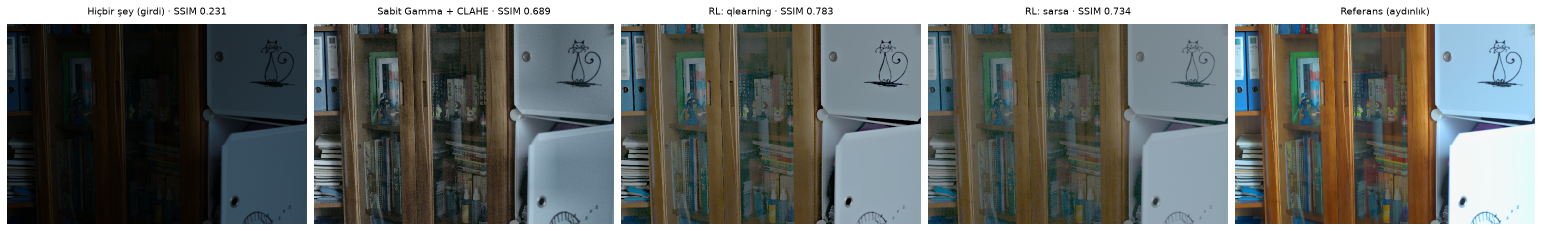
#> input picture results/tam/1.png, 3084 x 462 px, given as the content of the folder data/LOL/eval15/low, which was not available (shown at 1/2 size)
$ python evaluate.py
#> lines starting #> are read from the running program, lines starting #| are printed output that depends on the picture
### src/data.py
"""
LOL veri setini okur: data/LOL/our485/{low,high} (eğitim) ve data/LOL/eval15/{low,high} (test).

Hız için görüntüler küçültülür (varsayılan 128x128). boyut=0 verilirse görüntüler
ORİJİNAL çözünürlükte (LOL: 600x400) ve oranı bozulmadan okunur.
Eylemlerden biri gürültü azaltma olduğu için, istenirse karanlık görüntülerin bir
kısmına yapay gürültü eklenir.
"""
from pathlib import Path
import numpy as np
import cv2


def _oku(yol, boyut):
#> called with boyut = 128
    img = cv2.cvtColor(cv2.imread(str(yol)), cv2.COLOR_BGR2RGB)
    if boyut:                                   # 0 / None -> orijinal boyut
        img = cv2.resize(img, (boyut, boyut), interpolation=cv2.INTER_AREA)
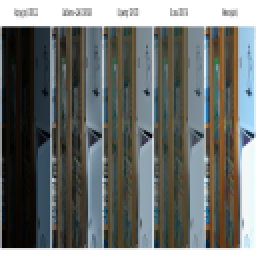
#> img: shape (128, 128, 3) (shown 2 times larger); mean R, G, B 108.5, 112.5, 109.7
    return img.astype(np.float32) / 255
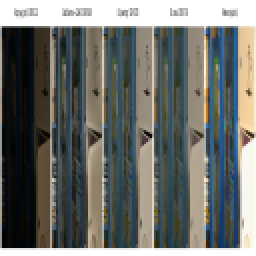
#> returned value: shape (128, 128, 3) float32 (shown 2 times larger); mean of channels 0, 1, 2 0.425, 0.441, 0.43; drawn as B, G, R


def lol_yukle(kok="data/LOL", bolum="our485", boyut=128, limit=None,
              gurultu_orani=0.5, gurultu_std=(0.01, 0.04), seed=0):
    kok = Path(kok) / bolum
    dosyalar = sorted((kok / "low").glob("*.png"))
    if not dosyalar:
        raise FileNotFoundError(f"{kok}/low içinde png bulunamadı. data/README.md'ye bak.")
    if limit:
        dosyalar = dosyalar[:limit]
    rng = np.random.default_rng(seed)
    ciftler = []
    for f in dosyalar:
        dusuk, ref = _oku(f, boyut), _oku(kok / "high" / f.name, boyut)
        if rng.random() < gurultu_orani:
            dusuk = np.clip(dusuk + rng.normal(0, rng.uniform(*gurultu_std), dusuk.shape), 0, 1)
        ciftler.append((dusuk.astype(np.float32), ref))
    return ciftler, [f.name for f in dosyalar]

### src/baselines.py
"""
Karşılaştırma yöntemleri. Hepsi aynı arayüz: f(dusuk, ref) -> (sonuc, eylem_listesi)
(ref sadece "aç gözlü kâhin"de kullanılır; o yöntem referansı gördüğü için HİLELİ bir üst sınırdır.)
"""
import numpy as np
import cv2
from .env import eylem_uygula, EYLEM_ADLARI, DUR, ssim


def hicbir_sey(dusuk, ref):
    return dusuk, []


def sabit_gamma_clahe(dusuk, ref):
    img = eylem_uygula(eylem_uygula(dusuk, 0), 2)
    return img, ["aydinlat", "clahe"]


def histogram_esitleme(dusuk, ref):
    u8 = (dusuk * 255).astype(np.uint8)
    ycc = cv2.cvtColor(u8, cv2.COLOR_RGB2YCrCb)
    ycc[:, :, 0] = cv2.equalizeHist(ycc[:, :, 0])
    return cv2.cvtColor(ycc, cv2.COLOR_YCrCb2RGB).astype(np.float32) / 255, ["HE"]


_RNG = np.random.default_rng(0)   # tek üreteç: her görüntüde farklı rastgele seçim


def rastgele(dusuk, ref, max_adim=5):
    rng = _RNG
    img, yol = dusuk, []
    for _ in range(max_adim):
        a = int(rng.integers(len(EYLEM_ADLARI)))
        yol.append(EYLEM_ADLARI[a])
        if a == DUR:
            break
        img = eylem_uygula(img, a)
    return img, yol


def acgozlu_kahin(dusuk, ref, max_adim=5):
    """Her adımda referansa bakıp SSIM'i en çok artıran eylemi seçer. Gerçekte yapılamaz (referans yok)."""
    img, yol, skor = dusuk, [], ssim(dusuk, ref)
    for _ in range(max_adim):
        adaylar = [(ssim(eylem_uygula(img, a), ref), a) for a in range(len(EYLEM_ADLARI)) if a != DUR]
        en_iyi, a = max(adaylar)
        if en_iyi <= skor:
            break
        img, skor = eylem_uygula(img, a), en_iyi
        yol.append(EYLEM_ADLARI[a])
    return img, yol


YONTEMLER = {
    "Hiçbir şey (girdi)": hicbir_sey,
    "Rastgele ajan": rastgele,
    "Histogram eşitleme": histogram_esitleme,
    "Sabit Gamma + CLAHE": sabit_gamma_clahe,
    "Aç gözlü kâhin (hileli üst sınır)": acgozlu_kahin,
}

### src/env.py
"""
Görüntü iyileştirme ortamı (environment).

Fikir: Ajan karanlık (ve bazen gürültülü) bir görüntüyle başlar. Her adımda
bir klasik filtre seçer. Görüntü aydınlık referansa ne kadar yaklaşırsa
(SSIM artışı) o kadar ödül alır. "Dur" dediğinde ya da adım sınırı dolunca
bölüm (episode) biter.

Tablo tabanlı RL için durum KESİKLİ olmalı: Görüntünün 3 özelliğini
(parlaklık, kontrast, gürültü) aralıklara bölüp tek bir durum numarasına
çeviriyoruz -> 5 x 4 x 3 = 60 durum.
"""
import numpy as np
import cv2
from skimage.metrics import structural_similarity, peak_signal_noise_ratio

# ---------------------------------------------------------------- eylemler
EYLEM_ADLARI = ["aydinlat", "karart", "clahe", "gurultu_azalt", "keskinlestir", "dur"]
DUR = EYLEM_ADLARI.index("dur")


# Filtrelerin piksel cinsinden ayarları 128 piksellik görüntüye göre seçildi.
# Daha büyük görüntüde aynı GÖRSEL etkiyi vermeleri için bu ayarlar
# görüntünün büyüklüğüyle orantılı büyütülür (128x128'de ölçek = 1, hiçbir şey değişmez).
TEMEL_BOYUT = 128


def _olcek(img):
    return max(img.shape[:2]) / TEMEL_BOYUT


def _gamma(img, g):
    # img: 0-1 arası float. g < 1 aydınlatır, g > 1 karartır.
    return np.clip(img, 0, 1) ** g


def _clahe(img):
    # Sadece parlaklık kanalına (Lab'deki L) CLAHE uygula, renkleri bozma.
    u8 = (np.clip(img, 0, 1) * 255).astype(np.uint8)
    lab = cv2.cvtColor(u8, cv2.COLOR_RGB2LAB)
    lab[:, :, 0] = cv2.createCLAHE(clipLimit=2.0, tileGridSize=(8, 8)).apply(lab[:, :, 0])
    return cv2.cvtColor(lab, cv2.COLOR_LAB2RGB).astype(np.float32) / 255


def _gurultu_azalt(img):
    # Bilateral filtre: kenarları koruyarak düzleştirir.
    o = _olcek(img)
    d = 2 * int(round(2 * o)) + 1                # 128'de 5 piksel, 600'de 19 piksel
    return cv2.bilateralFilter(img.astype(np.float32), d=d, sigmaColor=0.1, sigmaSpace=5 * o)


def _keskinlestir(img):
    # Unsharp mask: görüntü + 0.6 * (görüntü - bulanık hâli)
    bulanik = cv2.GaussianBlur(img, (0, 0), 1.5 * _olcek(img))
    return np.clip(img + 0.6 * (img - bulanik), 0, 1)


def eylem_uygula(img, a):
    if a == 0:
        return _gamma(img, 0.6)
    if a == 1:
        return _gamma(img, 1.25)
    if a == 2:
        return _clahe(img)
    if a == 3:
        return _gurultu_azalt(img)
    if a == 4:
        return _keskinlestir(img)
    return img  # dur


# ---------------------------------------------------------------- durum
PARLAKLIK_SINIRLARI = [0.10, 0.20, 0.35, 0.50]   # -> 5 aralık
KONTRAST_SINIRLARI = [0.05, 0.10, 0.20]          # -> 4 aralık
GURULTU_SINIRLARI = [0.015, 0.035]               # -> 3 aralık
DURUM_SAYISI = 5 * 4 * 3


# [26 lines left out: functions _ozellik_kopyasi, ozellikler, durum_no, not called in this run]


# ---------------------------------------------------------------- ortam
def ssim(a, b):
    return structural_similarity(a, b, channel_axis=2, data_range=1.0)


def psnr(a, b):
    return peak_signal_noise_ratio(b, a, data_range=1.0)


class GoruntuOrtami:
    """
    reset()  -> durum
    step(a)  -> (yeni_durum, odul, bitti)

    ciftler: [(karanlik, referans), ...] 0-1 arası float32 RGB görüntüler.
    """

    # [29 lines left out: functions __init__, reset, step, not called in this run]

### evaluate.py
"""
Test (LOL eval15) üzerinde değerlendirme.
Örnek:  python evaluate.py            (128x128, eğitimle aynı boyut)
        python evaluate.py --tam      (orijinal 600x400 çözünürlük)
Çıktı:  results/sonuclar[_tam].md (tablo), results/ornekler[_tam].png, results/q_tablosu_<ajan>.png
        --tam ile ayrıca: results/tam/<görüntü>.png (her test görüntüsü için piksel piksel karşılaştırma)

Ajan 128x128'de eğitilir; durum her zaman 128x128'lik bir kopyadan hesaplandığı için
aynı Q-tablosu tam çözünürlükte de kullanılabilir. Filtreler ise tam çözünürlüklü
görüntünün kendisine uygulanır.
"""
import argparse
from collections import Counter
from pathlib import Path
import numpy as np
import matplotlib
matplotlib.use("Agg")
import matplotlib.pyplot as plt

from src.data import lol_yukle
from src.env import GoruntuOrtami, EYLEM_ADLARI, DURUM_SAYISI, ssim, psnr
from src.agents import AJANLAR, TabloAjan
from src.baselines import YONTEMLER


def piksel_tam_karsilastirma(gorseller, basliklar, yol, baslik_h=48, bosluk=14):
    """Görüntüleri HİÇ ÖLÇEKLEMEDEN yan yana kaydeder: 1 görüntü pikseli = 1 dosya pikseli."""
    h, w = gorseller[0].shape[:2]
    n = len(gorseller)
    W, H = n * w + (n + 1) * bosluk, h + baslik_h + bosluk
    fig = plt.figure(figsize=(W / 100, H / 100), dpi=100, facecolor="white")
    for k, (img, b) in enumerate(zip(gorseller, basliklar)):
        x = bosluk + k * (w + bosluk)
        ax = fig.add_axes([x / W, bosluk / H, w / W, h / H])
        ax.imshow(np.clip(img, 0, 1), interpolation="none")
        ax.axis("off")
        fig.text((x + w / 2) / W, (bosluk + h + baslik_h / 2) / H, b, ha="center", va="center", fontsize=14)
    fig.savefig(yol, dpi=100)
    plt.close(fig)


def ajan_politikasi(Q):
    """Öğrenilmiş Q-tablosuyla (keşif yok) bir görüntüyü iyileştiren fonksiyon döndürür."""
    def f(dusuk, ref):
        env = GoruntuOrtami([(dusuk, ref)])
        ajan = TabloAjan(DURUM_SAYISI, len(EYLEM_ADLARI))
        ajan.Q = Q
        s, bitti = env.reset(0), False
        while not bitti:
            s, _, bitti = env.step(ajan.eylem_sec(s, ogrenme=False))
        return env.img, env.gecmis
    return f


if __name__ == "__main__":
    p = argparse.ArgumentParser()
    p.add_argument("--boyut", type=int, default=128)
    p.add_argument("--tam", action="store_true", help="orijinal çözünürlükte değerlendir (600x400)")
    p.add_argument("--veri", default="data/LOL")
    a = p.parse_args()
    if a.tam:
        a.boyut = 0
    ek = "_tam" if a.tam else ""

    test, adlar = lol_yukle(a.veri, "eval15", a.boyut, seed=123)
#> test = 1 item; adlar = ['1.png']
    h, w = test[0][0].shape[:2]
#> h = 128; w = 128
    yontemler = dict(YONTEMLER)
    for ad in AJANLAR:
        if Path(f"results/Q_{ad}.npy").exists():
            yontemler[f"RL: {ad}"] = ajan_politikasi(np.load(f"results/Q_{ad}.npy"))

    satirlar, ciktilar = [], {}
    for yad, f in yontemler.items():
        ps, ss, adim, diziler = [], [], [], Counter()
        ciktilar[yad] = []
        for dusuk, ref in test:
            sonuc, yol = f(dusuk, ref)
            ps.append(psnr(sonuc, ref)); ss.append(ssim(sonuc, ref))
            adim.append(len([e for e in yol if e != "dur"]))
            diziler[" → ".join(yol) or "—"] += 1
            ciktilar[yad].append(sonuc)
        en_sik = diziler.most_common(1)[0]
        satirlar.append((yad, np.mean(ps), np.mean(ss), np.mean(adim), f"{en_sik[0]} ({en_sik[1]}/{len(test)})"))
        print(f"{yad:38s} PSNR {np.mean(ps):6.2f}  SSIM {np.mean(ss):.3f}  ort. adım {np.mean(adim):.1f}")
#> this loop made 5 passes
#> en_sik on passes 1 to 4: ('—', 1), ('dur', 1), ('HE', 1), ('aydinlat → clahe', 1)
#> en_sik on pass 5: ('—', 1)
#| Hiçbir şey (girdi)                     PSNR    inf  SSIM 1.000  ort. adım 0.0
#| Rastgele ajan                          PSNR    inf  SSIM 1.000  ort. adım 0.0
#| Histogram eşitleme                     PSNR  19.46  SSIM 0.865  ort. adım 1.0
#| Sabit Gamma + CLAHE                    PSNR  11.15  SSIM 0.660  ort. adım 2.0
#| Aç gözlü kâhin (hileli üst sınır)      PSNR    inf  SSIM 1.000  ort. adım 0.0
#> after the loop, ciktilar = 5 items; satirlar = 5 items

    Path("results").mkdir(exist_ok=True)
    with open(f"results/sonuclar{ek}.md", "w", encoding="utf-8") as fh:
        fh.write(f"Test: LOL eval15 ({len(test)} görüntü, {w}x{h})\n\n")
        fh.write("| Yöntem | PSNR ↑ | SSIM ↑ | Ort. adım |\n|---|---|---|---|\n")
        for y, ps, ss, ad, _ in satirlar:
            fh.write(f"| {y} | {ps:.2f} | {ss:.3f} | {ad:.1f} |\n")
#> this loop made 5 passes
#> (y, ps, ss, ad) on passes 1 to 5: ('Hiçbir şey (girdi)', inf, 1, 0), ('Rastgele ajan', inf, 1, 0), ('Histogram eşitleme', 19.46, 0.865, 1), ('Sabit Gamma + CLAHE', 11.15, 0.66, 2), ('Aç gözlü kâhin (hileli üst sınır)', inf, 1, 0)
        fh.write("\n**En sık eylem dizisi:**\n\n")
        for y, *_, dz in satirlar:
            fh.write(f"- {y}: {dz}\n")
#> this loop made 5 passes
#> (y, dz) on passes 1 to 5: ('Hiçbir şey (girdi)', '— (1/1)'), ('Rastgele ajan', 'dur (1/1)'), ('Histogram eşitleme', 'HE (1/1)'), ('Sabit Gamma + CLAHE', 'aydinlat → clahe (1/1)'), ('Aç gözlü kâhin (hileli üst sınır)', '— (1/1)')

    # Örnek görseller: ilk 3 test görüntüsü
    secili = [k for k in ["Hiçbir şey (girdi)", "Sabit Gamma + CLAHE", "RL: qlearning"] if k in ciktilar]
#> secili = ['Hiçbir şey (girdi)', 'Sabit Gamma + CLAHE']
    oran = h / w
#> oran = 1
    fig, ax = plt.subplots(3, len(secili) + 1, figsize=(4 * (len(secili) + 1), 12 * oran + 0.6))
    for i in range(3):
        for j, k in enumerate(secili):
#> (the run stopped early here; a loop or call above may not have finished)
